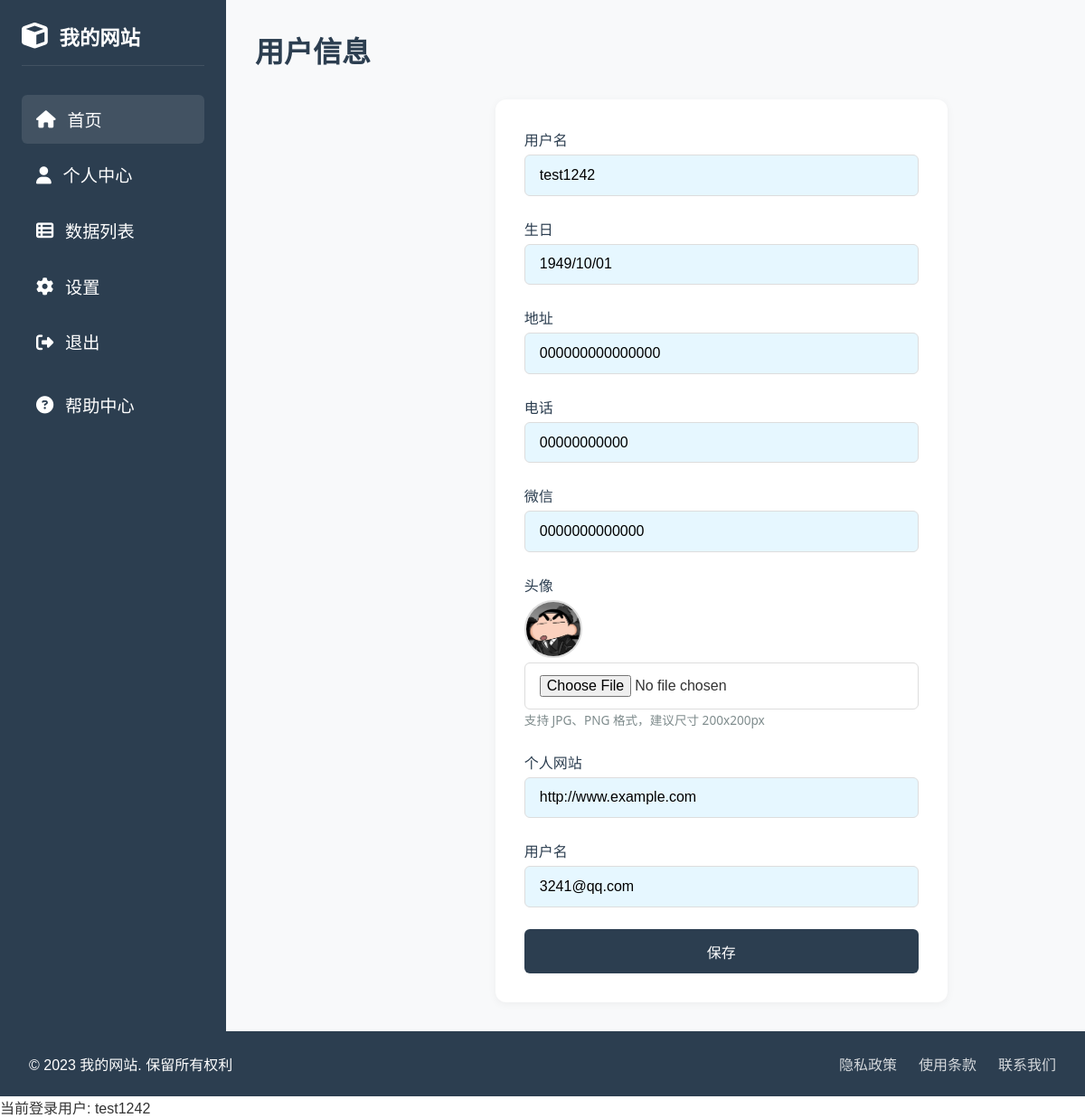
Page /zhuye/uprofile/ (signed in) on the committed database.
### zhuye/models.py (models this page shows, shortened)
class User (AbstractUser):
    class Meta:
        verbose_name = '用户'
        verbose_name_plural = '用户'
        permissions = [
            ("zhuyeuser", "zhuyeuser"),
        ]

class Uprofile(models.Model):
    class Meta:
        verbose_name = '用户档案'
        verbose_name_plural = '用户档案'
    user=models.OneToOneField(to=User,
                                verbose_name=_("用户档案->用户"),
                                on_delete=models.CASCADE,
                                related_name="user2profile" #反向关联 ,便于主模型访问
                              )
    address=models.CharField(
        verbose_name='地址',
        max_length=100,
        default='000000000000000',
        help_text='地址')
    phone=models.CharField(
        verbose_name='电话',
        max_length=11,
        default='00000000000',
        help_text='电话')
    wechat=models.CharField(
        verbose_name='微信',
        max_length=50,
        default='0000000000000',
        help_text='微信')
    avatar = models.ImageField(
        upload_to='avatars/',
        default='/avatars/default_avatar.png',
        verbose_name='头像'
    )
    birthday = models.DateField(
        verbose_name='生日',
        default=date(1949, 10, 1))
    website = models.URLField(
        default='http://www.example.com',
        verbose_name='个人网站'
    )
    created_at = models.DateTimeField(
        auto_now_add=True,
        verbose_name='创建时间'
    )
    updated_at = models.DateTimeField(
        auto_now=True,
        verbose_name='更新时间'
    )

### zhuye/views.py (the view, shortened to what this page needs)
# urls.py: path('uprofile/', UProfileView.as_view(), name='uprofile'),  # 用户档案视图
class UProfileView(View):
    template_name = 'zhuye/uprofile.html'
    @method_decorator(login_required)
    def get(self, request, *args, **kwargs):
        try:
            uprofile = request.user.user2profile
        except Uprofile.DoesNotExist:
            uprofile = None
        uprofileForm = ProfileForm(instance=uprofile, user=request.user)
        return render(request, self.template_name, {'form': uprofileForm})

### zhuye/templates/zhuye/uprofile.html (shortened to what this page needs)
{% extends 'zhuye/index.html' %}
{% load static %}
{% block extra_css %}
  <link rel="stylesheet" href="{% static 'zhuye/uprofile.css' %}" />
{% endblock %}
{% block content %}
  <h1 class="page-title">用户信息</h1>
  <div class="login-card">
    <form method="post" action="{% url 'uprofile' %}" id="loginForm" enctype="multipart/form-data">
      {% for field in form %}
        <div class="form-group">
          <label class="form-label" for="{{ field.id_for_label }}">{{ field.label }}</label>
          <div>
            {% if field.name == 'avatar' %}
              {% if form.instance.avatar %}
                <img src="{{ form.instance.avatar.url }}" class="current-avatar" />
              {% else %}
                <img src="{% static 'avatars/default_avatar.png' %}"class="default-avatar" />
              {% endif %}
              <div class="avatar-upload">
                <input type="file" class="form-input" id="{{ field.id_for_label }}" name="{{ field.html_name }}" accept="image/jpeg, image/png" style="" />
                <small class="form-hint">支持 JPG、PNG 格式，建议尺寸 200x200px</small>
              </div>
            {% else %}
              {{ field }}
            {% endif %}
          </div>
        </div>
      {% endfor %}
      <button type="submit" class="btn">保存</button>
    </form>
  </div>
{% endblock %}

### zhuye/templates/zhuye/index.html (shortened to what this page needs)
<!DOCTYPE html>
<html lang="zh-CN">
  <head>
    {% load static %}
    <link rel="stylesheet" href="{% static 'zhuye/index.css' %}" />
    <link rel="stylesheet" href="https://cdnjs.cloudflare.com/ajax/libs/font-awesome/6.4.0/css/all.min.css">
    {% block extra_css %}{% endblock %}
  </head>
  <body>
{% if user.is_authenticated %}
  <p>当前登录用户: {{ user.username }}</p>
{% else %}
  <p>您尚未登录</p>
{% endif %}
    <aside class="sidebar">
      <div class="logo">
        <i class="fa-solid fa-cube"></i>
        <span>我的网站</span>
      </div>
      <nav class="nav-links">
        <div class="nav-item active">
          <i class="fas fa-home"></i>
          <span><a href='{% url "index" %}'>首页</a></span>
        </div>
        <div class="nav-item">
          <i class="fas fa-user"></i>
          <span><a href="{% url 'uprofile' %}">个人中心</a></span>
        </div>
        <div class="nav-item">
          <i class="fas fa-th-list"></i>
          <span>数据列表</span>
        </div>
        <div class="nav-item">
          <i class="fas fa-cog"></i>
          <span>设置</span>
        </div>
        <div id="exit" class="nav-item">
          <i class="fas fa-sign-out-alt"></i>
          <span><a href="javascript:void(0);">退出</a></span>
        </div>
        <div class="nav-item">
          <i class="fas fa-question-circle"></i>
          <span>帮助中心</span>
        </div>
      </nav>
    </aside>
    <main class="main-content">
      {% block content %}{% endblock %}
    </main>
    <footer class="footer">
      <div class="copyright">© 2023 我的网站. 保留所有权利</div>
      <div class="footer-links">
        <a href="{% static 'PrivacyPolicy.html' %}" class="footer-link"
          >隐私政策</a
        >
        <a href="{% static 'terms-of-service.html' %}" class="footer-link"
          >使用条款</a
        >
        <a href="{% url 'chat_room' 'customer_service'%}" class="footer-link">联系我们</a>
      </div>
    </footer>
  </body>
</html>

### static/zhuye/index.css (style rules this page uses)
* { margin: 0; padding: 0; box-sizing: border-box; }
body { min-height: 100vh; color: #333; display: grid; grid-template-areas: "sidebar main" "footer footer"; grid-template-columns: 250px 1fr; grid-template-rows: 1fr auto; }
.sidebar { grid-area: sidebar; background-color: #2c3e50; color: white; padding: 1.5rem; display: flex; flex-direction: column; gap: 2rem; }
.logo { display: flex; align-items: center; gap: 0.8rem; font-size: 1.4rem; font-weight: bold; padding-bottom: 1rem; border-bottom: 1px solid rgba(255, 255, 255, 0.1); }
.logo i { font-size: 1.8rem; }
.nav-links { display: flex; flex-direction: column; gap: 0.5rem; }
.nav-item { padding: 0.8rem 1rem; border-radius: 6px; cursor: pointer; transition: background-color 0.3s; display: flex; align-items: center; gap: 0.8rem; }
.nav-item i { font-size: 1.2rem; flex-shrink: 0; }
.nav-item span { font-size: 1.2rem; flex-grow: 1; }
.nav-item span a { color: inherit; font-size: inherit; margin: inherit; text-decoration: none; }
.nav-item:hover, .nav-item.active { background-color: rgba(255, 255, 255, 0.1); }
.main-content { grid-area: main; padding: 2rem; background-color: #f8f9fa; display: flex; flex-direction: column; justify-content: center; }
.page-title { margin-bottom: 2rem; font-size: 2rem; color: #2c3e50; }
.footer { grid-area: footer; background-color: #2c3e50; color: white; padding: 1.5rem 2rem; display: flex; justify-content: space-between; align-items: center; }
.footer-links { display: flex; gap: 1.5rem; }
.footer-link { color: rgba(255, 255, 255, 0.8); text-decoration: none; transition: color 0.3s; }

### static/zhuye/uprofile.css (style rules this page uses)
.login-card { margin-left: 30%; font-family: 'Segoe UI', Tahoma, Geneva, Verdana, sans-serif; background-color: white; padding: 2rem; border-radius: 12px; box-shadow: 0 2px 10px rgba(0, 0, 0, 0.05); width: 100%; max-width: 500px; transition: transform 0.3s, box-shadow 0.3s; }
form label { color: #000000; font-weight: 600; display: block; margin-bottom: 5px; }
.form-group { margin-bottom: 1.5rem; }
.form-label { display: block; font-weight: 500; color: #2c3e50; }
.form-input { width: 100%; padding: 0.8rem 1rem; border: 1px solid #ddd; border-radius: 6px; font-size: 1rem; transition: border-color 0.3s, box-shadow 0.3s; }
.form-hint { margin-top: 0.3rem; font-size: 0.85rem; color: #7f8c8d; }
.btn { width: 100%; padding: 0.8rem 1rem; background-color: #2c3e50; color: white; border: none; border-radius: 6px; font-size: 1rem; font-weight: 500; cursor: pointer; transition: background-color 0.3s, transform 0.1s; }
.current-avatar, .default-avatar { width: 4rem; height: 4rem; border-radius: 50%; object-fit: cover; border: 2px solid #ddd; }

### rows in the picture
User: username "test1242", form "test1242" "3241@qq.com"
Uprofile: form "1949/10/01" "000000000000000" "00000000000" "0000000000000" "http://www.example.com", instance.avatar (placeholder picture)

### other values in the picture
{{ field.label }} "用户名" "生日" "地址" "电话" "微信" "头像" "个人网站" "用户名"
